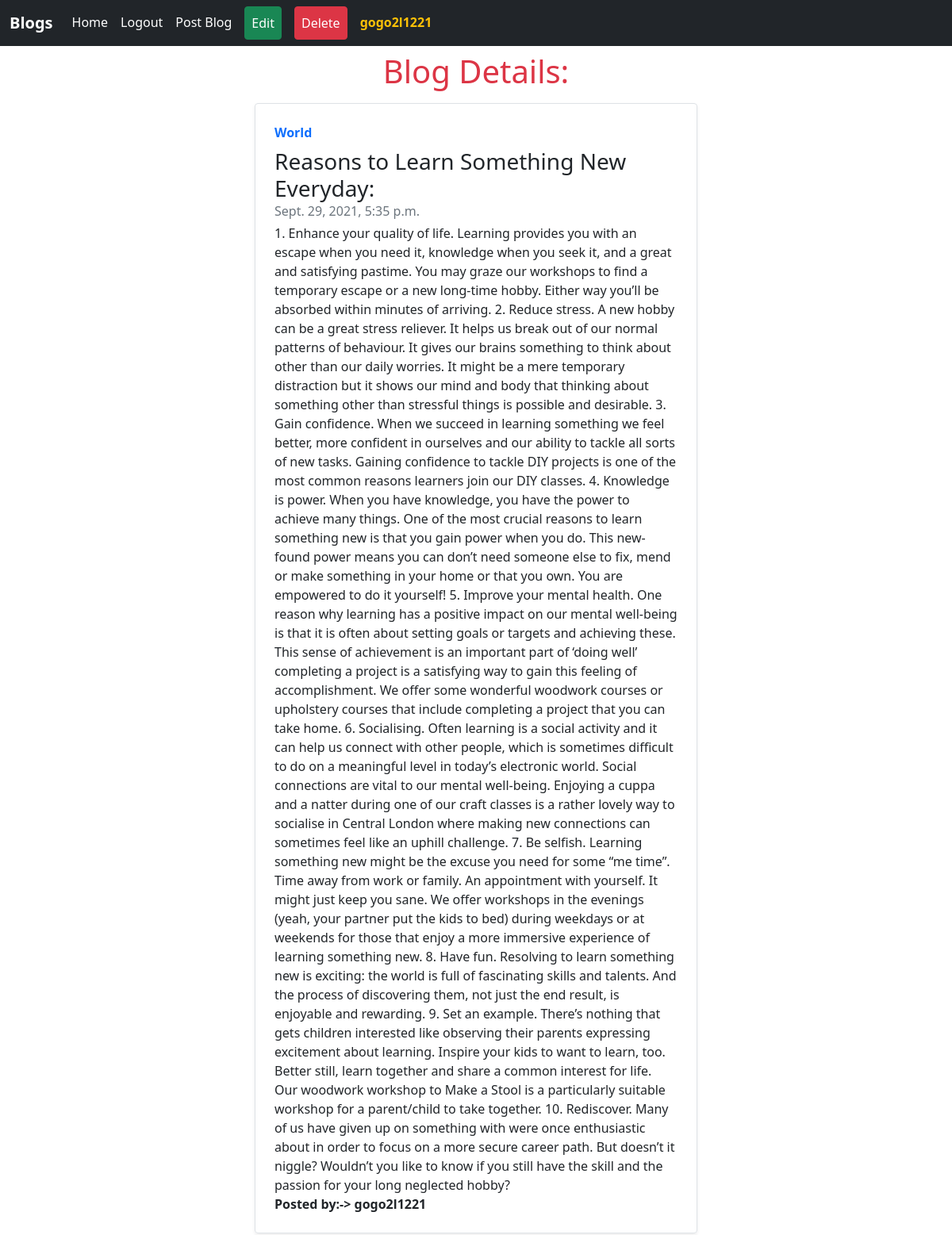
Screenshot of /blog_detail/14 (signed in) with the database file from the repository.
### app1/models.py (models this page shows, shortened)
class Blog(models.Model):
    user_id = models.ForeignKey(User, on_delete = models.CASCADE)
    title = models.CharField(max_length = 150)
    dsc = models.TextField()
    date = models.DateTimeField(auto_now_add = True, null = True)

### app1/views.py (the view)
# urls.py: path("blog_detail/<int:id>", views.blog_detail, name = "blog_detail"),
@login_required
def blog_detail(request, id):
    blog = Blog.objects.get(id = id)
    context = {
        "blog":blog
    }
    return render(request, "app1/blog_detail.html", context)

### app1/templates/app1/blog_detail.html (shortened to what this page needs)
<!DOCTYPE html>
<html lang="en">
<head>
    <link href="https://cdn.jsdelivr.net/npm/bootstrap@5.1.0/dist/css/bootstrap.min.css" rel="stylesheet">
</head>
<body>
    <nav class="navbar navbar-expand-lg navbar-dark bg-dark">
        <div class="container-fluid">
          <a class="navbar-brand fw-bold" href="#">Blogs</a>
          <div class="collapse navbar-collapse" id="navbarSupportedContent">
            <ul class="navbar-nav me-auto mb-2 mb-lg-0 text-white">
              <li class="nav-item">
                <a class="nav-link active text-white" aria-current="page" href="/">Home</a>
              </li>
              {% if user.is_authenticated%}
              <li class="nav-item">
                <a class="nav-link text-white" href="/logout/">Logout</a>
              </li>
              <li class="nav-item">
                <a class="nav-link text-white" href="/post_blog/">Post Blog</a>
              </li>
              {%if user.id == blog.user_id_id%}
              <li class="nav-item">
                <a class="nav-link btn btn-success mx-2 text-white " href="/edit/{{blog.id}}">Edit</a>
              </li>
              <li class="nav-item">
                <a class="nav-link btn btn-danger mx-2 text-white" href="/delete_post/{{blog.id}}">Delete</a>
              </li>
              <li class="nav-item">
                <a class="nav-link text-warning fw-bold" href="/">{{request.user}}</a>
              </li>
              {%endif%}
              {%endif%}
            </ul>
          </div>
        </div>
      </nav>
    <div class = "container ">
        <h1 class = "text-center text-danger my-2 mx-auto">Blog Details:</h1>
        {% if blog.id != 6 %}
        <div class="col-md-6 my-3 mx-auto ">
            <div class="row g-0 border rounded overflow-hidden flex-md-row mb-4s shadow-sm h-md-250 position-relative">
              <div class="col p-4 d-flex flex-column position-static">
                <strong class="d-inline-block mb-2 text-primary">World</strong>
                <h3 class="mb-0">{{blog.title}}</h3>
                <div class="mb-1 text-muted">{{blog.date}}</div>
                <p class="card-text mb-auto">{{blog.dsc}}</p>
                <b>Posted by:-> {{blog.user_id.username}}</b>
              </div>
            </div>
        </div>
        {% endif %}
    </div>
</body>
</html>

### rows the page displays
Blog: title "Reasons to Learn Something New Everyday:", date "Sept. 29, 2021, 5:35 p.m.", dsc "1. Enhance your quality of life. Learning provides you with an escape when you need it, knowledge when you seek it, and a great and satisfying pastime. You may graze our workshops to find a temporary escape or a new long-time hobby. Either way you’ll be absorbed within minutes of arriving. 2. Reduce stress. A new hobby can be a great stress reliever. It helps us break out of our normal patterns of behaviour. It gives our brains something to think about other than our daily worries. It might be a mere temporary distraction but it shows our mind and body that thinking about something other than stressful things is possible and desirable. 3. Gain confidence. When we succeed in learning…", user_id.username "gogo2l1221"

### other values shown
{{ request.user }} "gogo2l1221"
